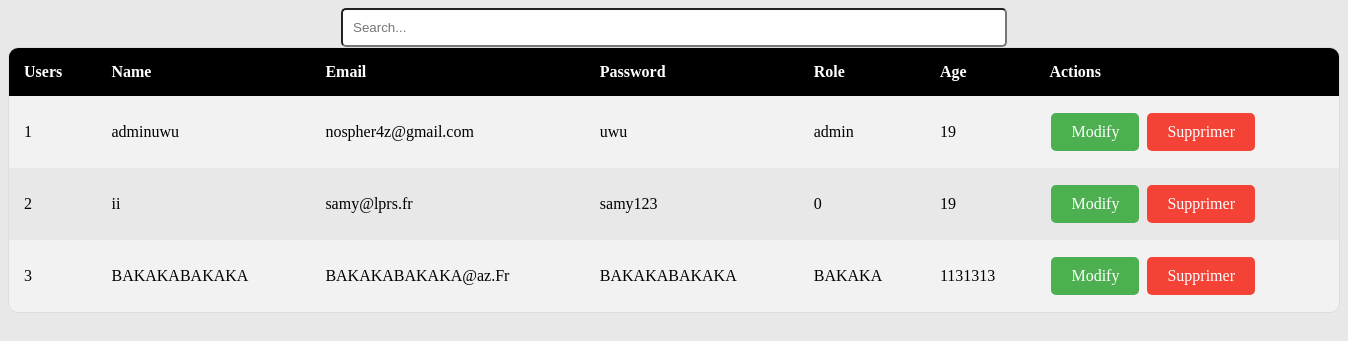
/users.php, run on an earlier commit of the app's database.
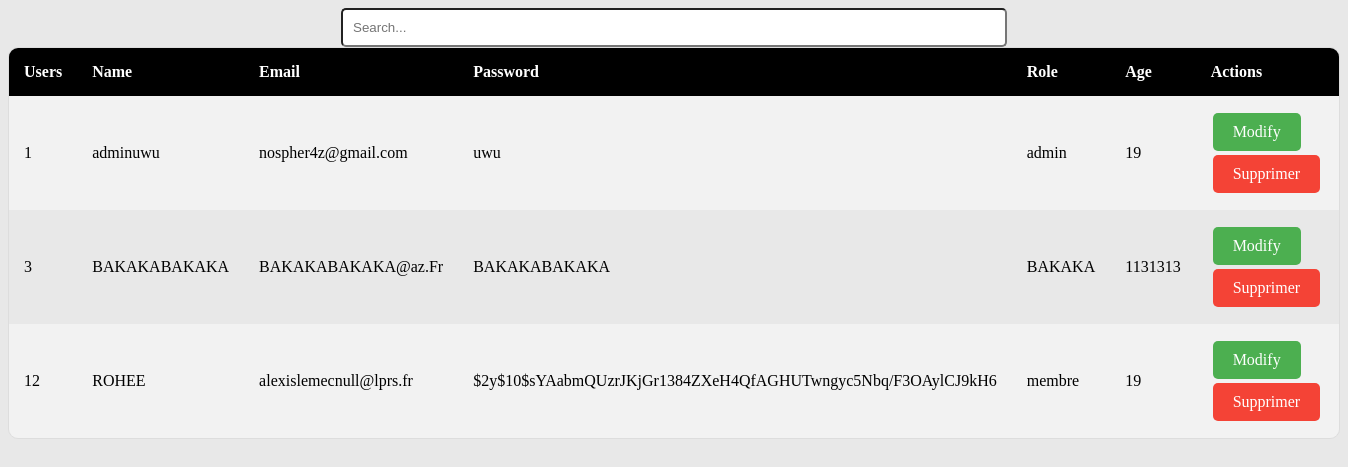
And on a later commit of the database.
### tables this page shows
CREATE TABLE IF NOT EXISTS `utilisateur` (
  `id_utilisateur` int(11) NOT NULL AUTO_INCREMENT,
  `nom` varchar(55) NOT NULL,
  `email` varchar(255) NOT NULL,
  `password` varchar(255) NOT NULL,
  `age` int(11) NOT NULL,
  `role` varchar(255) NOT NULL,
  PRIMARY KEY (`id_utilisateur`)
);

### users.php (the view, shortened to what this page needs)
<!DOCTYPE html>
<html>
<head>
</head>
<body>
    <form method="post">
        <input type="search" id="search" name="search" placeholder="Search...">
    </form>
    <?php
    $host = 'localhost';
    $db   = 'sak_movie';
    $user = 'root';
    $pass = '';
    $charset = 'utf8mb4';
    $dsn = "mysql:host=$host;dbname=$db;charset=$charset";
    $opt = [
        PDO::ATTR_ERRMODE            => PDO::ERRMODE_EXCEPTION,
        PDO::ATTR_DEFAULT_FETCH_MODE => PDO::FETCH_ASSOC,
        PDO::ATTR_EMULATE_PREPARES   => false,
    ];
    $pdo = new PDO($dsn, $user, $pass, $opt);
    $search = '';
    $sql = "SELECT * FROM utilisateur WHERE id_utilisateur LIKE ? OR nom LIKE ? OR email LIKE ? OR role LIKE ? OR age LIKE ?";
    $stmt = $pdo->prepare($sql);
    $stmt->execute(["%$search%", "%$search%", "%$search%", "%$search%", "%$search%"]);
    $users = $stmt->fetchAll();
    ?>
<table>
  <tr>
    <th>Users</th>
    <th>Name</th>
    <th>Email</th>
    <th>Password</th>
    <th>Role</th>
    <th>Age</th>
    <th>Actions</th>
  </tr>
  <?php foreach ($users as $user): ?>
    <tr>
        <td><?= $user['id_utilisateur'] ?></td>
        <td><?= $user['nom'] ?></td>
        <td><?= $user['email'] ?></td>
        <td><?= $user['password'] ?></td>
        <td><?= $user['role'] ?></td>
        <td><?= $user['age'] ?></td>
        <td>
        <a href="modif_user.php?id=<?= $user['id_utilisateur'] ?>" class="modify-button">Modify</a>
        <a href="delete_user.php?id=<?= $user['id_utilisateur'] ?>" class="delete-button">Supprimer</a>
</form>        </td>
    </tr>
  <?php endforeach; ?>
</table>
</body>
</html>

### users.php (style rules this page uses)
.modify-button, .delete-button { display: inline-block; padding: 10px 20px; margin: 2px; border-radius: 5px; color: white; text-decoration: none; text-align: center; transition: all 0.3s ease; }
.modify-button { background-color: #4CAF50; }
.delete-button { background-color: #f44336; }
body { background-color: #E8E8E8; }
table { border-collapse: separate; border-spacing: 0; width: 100%; border: 1px solid #ddd; border-radius: 10px; overflow: hidden; }
th, td { padding: 15px; text-align: left; }
tr:nth-child(even) { background-color: #f2f2f2; }
th { background-color: #000000; color: white; }
input[type="search"] { width: 50%; padding: 10px; border-radius: 5px; margin: auto; display: block; }

What changed in the data, as far as the page shows it:
removed utilisateur: id_utilisateur "2", nom "ii", email "samy@lprs.fr", password "samy123", role "0", age "19"
added utilisateur: id_utilisateur "12", nom "ROHEE", email "alexislemecnull@lprs.fr", password "$2y$10$sYAabmQUzrJKjGr1384ZXeH4QfAGHUTwngyc5Nbq/F3OAylCJ9kH6", role "membre", age "19"
